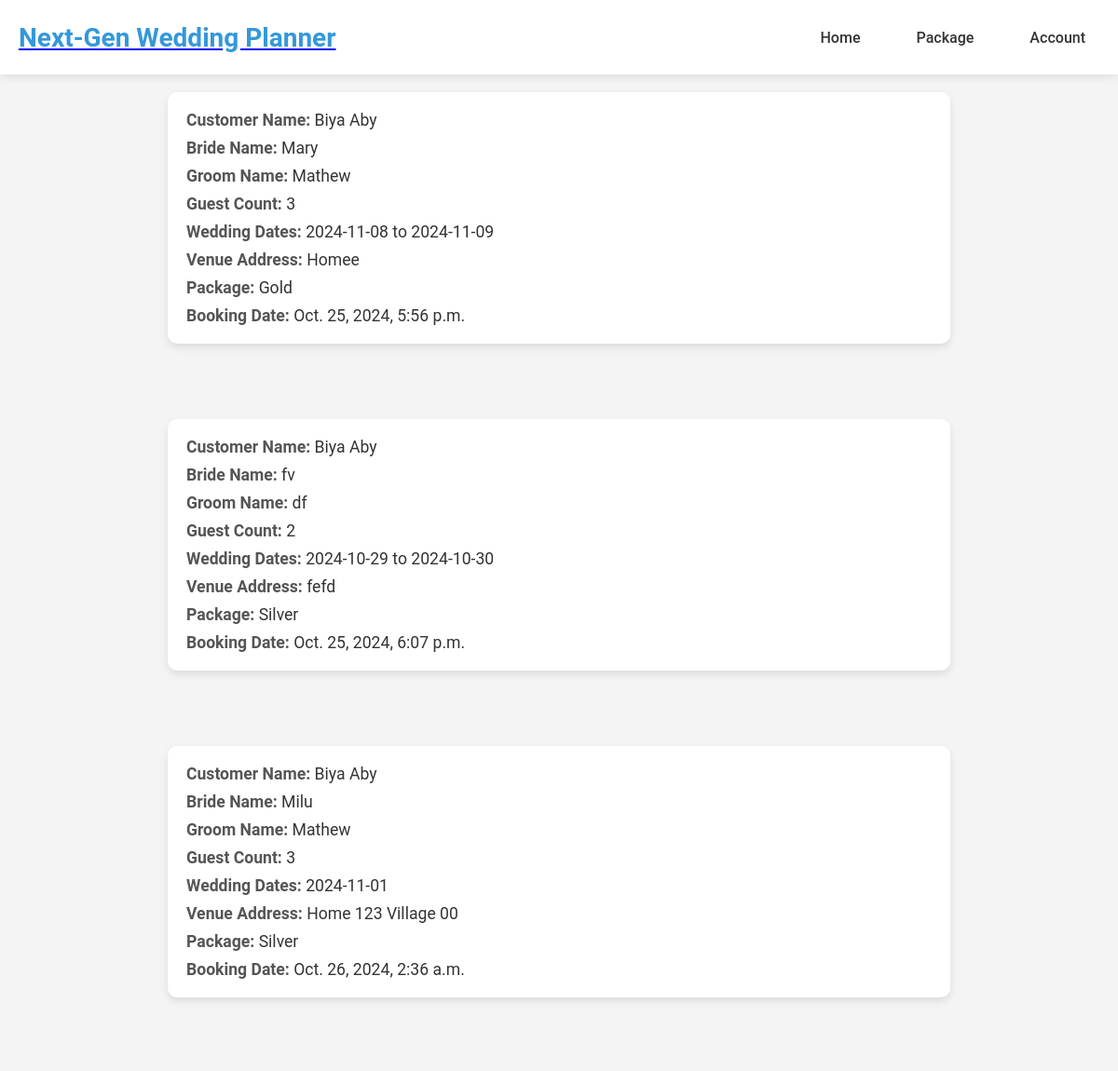
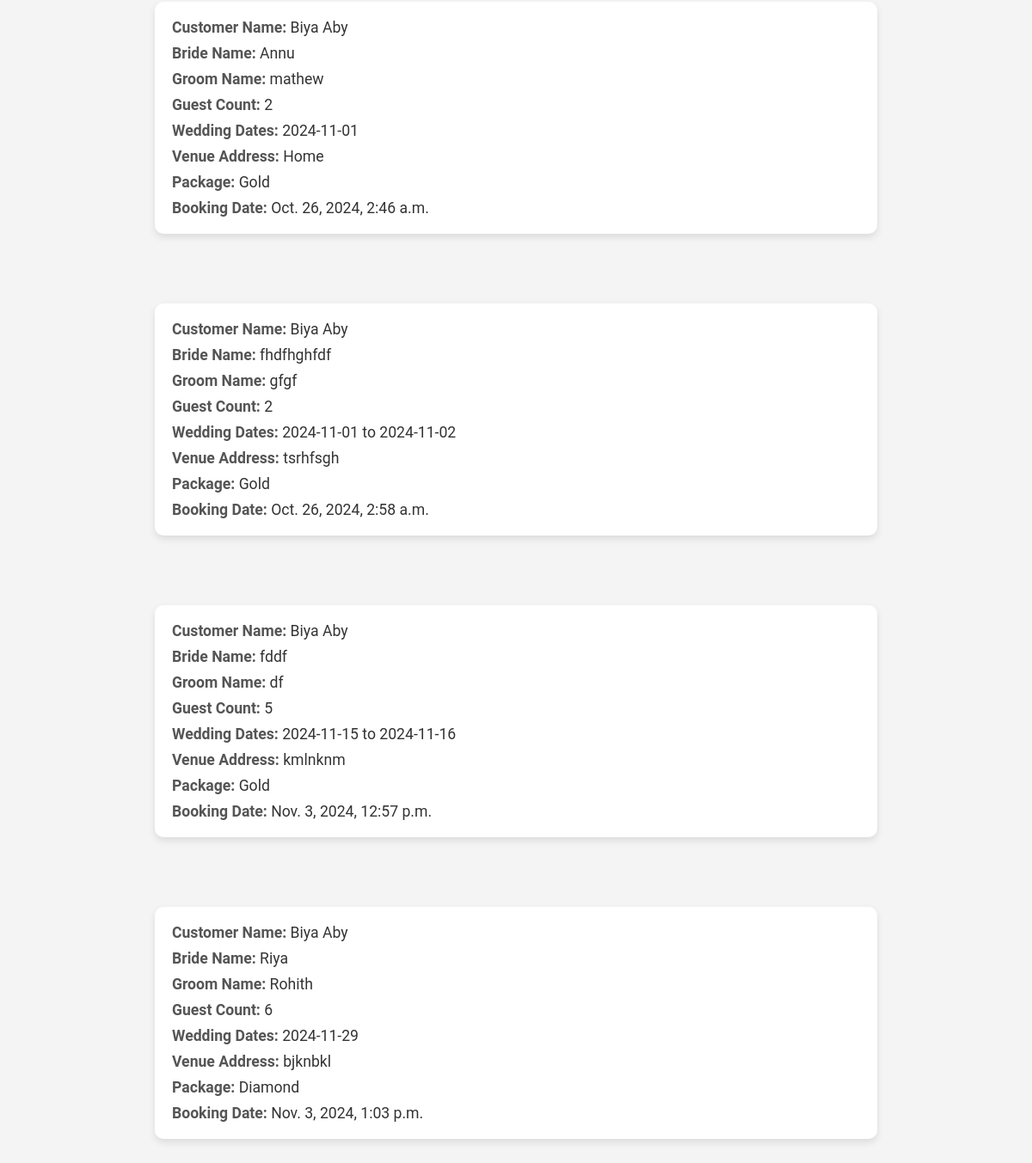
Page /customer-page/ (signed in) on the committed database (2 pictures, top to bottom).
### store/models.py (models this page shows, shortened)
class WeddingInfo(models.Model):
    user = models.ForeignKey(User, on_delete=models.CASCADE)
    customer_name = models.CharField(max_length=255)
    bride_name = models.CharField(max_length=255)
    groom_name = models.CharField(max_length=255)
    guest_count = models.PositiveIntegerField()
    wedding_dates = models.CharField(max_length=255)  # Store as a comma-separated string
    venue_address = models.TextField()
    package = models.ForeignKey(Package, on_delete=models.SET_NULL, null=True, blank=True)
    total_amount = models.DecimalField(max_digits=10, decimal_places=2, default=0.00)  # New field for total amount
    razorpay_payment_id = models.CharField(max_length=255, null=True, blank=True)
    created_at = models.DateTimeField(auto_now_add=True)

class Package(models.Model):
    package_id = models.AutoField(primary_key=True)
    name = models.CharField(max_length=100)
    price = models.DecimalField(max_digits=10, decimal_places=2)

### store/views.py (the view)
# urls.py: path('customer-page/', views.customer_page, name='customer_page'),
def customer_page(request):
    wedding_info_list = WeddingInfo.objects.filter(user=request.user)
    if not wedding_info_list.exists():
        wedding_info_list = None
    return render(request, 'customer_bookings.html', {'wedding_info_list': wedding_info_list})

### templates/customer_bookings.html (shortened to what this page needs)
<!DOCTYPE html>
<html lang="en">
<head>
</head>
<body>
    {% include 'headercustomer.html' %}
    <h1>Your Wedding Bookings</h1>
    {% if wedding_info_list %}
        {% for wedding_info in wedding_info_list %}
            <div class="wedding-details">
                <p><strong>Customer Name:</strong> {{ wedding_info.customer_name }}</p>
                <p><strong>Bride Name:</strong> {{ wedding_info.bride_name }}</p>
                <p><strong>Groom Name:</strong> {{ wedding_info.groom_name }}</p>
                <p><strong>Guest Count:</strong> {{ wedding_info.guest_count }}</p>
                <p><strong>Wedding Dates:</strong> {{ wedding_info.wedding_dates }}</p>
                <p><strong>Venue Address:</strong> {{ wedding_info.venue_address }}</p>
                <p><strong>Package:</strong> {{ wedding_info.package.name }}</p>
                <p><strong>Booking Date:</strong> {{ wedding_info.created_at }}</p>
            </div>
        {% endfor %}
    {% else %}
        <p>No wedding details found.</p>
    {% endif %}
</body>
</html>

### templates/customer_bookings.html (style rules this page uses)
body { font-family: 'Arial', sans-serif; background-color: #f7f7f7; color: #333; margin: 0; padding: 0; display: flex; justify-content: center; align-items: center; flex-direction: column; }
h1 { margin-top: 20px; font-size: 2rem; color: #4a4a4a; text-align: center; }
.wedding-details { background-color: white; border-radius: 10px; box-shadow: 0 4px 8px rgba(0, 0, 0, 0.1); width: 80%; max-width: 800px; margin: 20px 0; padding: 20px; display: flex; flex-direction: column; gap: 10px; transition: transform 0.3s ease-in-out; }
p { margin: 0; font-size: 1.1rem; }
strong { color: #555; }

### templates/headercustomer.html (style rules this page uses)
:root { --primary-color: #3498db; --secondary-color: #f4f4f4; --accent-color: #e74c3c; --text-color: #333; --header-height: 80px; }
body, html { margin: 0; padding: 0; font-family: 'Roboto', sans-serif; background-color: var(--secondary-color); color: var(--text-color); }

### rows in the picture
WeddingInfo: customer_name "Biya Aby", bride_name "Mary", groom_name "Mathew", guest_count "3", wedding_dates "2024-11-08 to 2024-11-09", venue_address "Homee", package.name "Gold", created_at "Oct. 25, 2024, 5:56 p.m."
WeddingInfo: customer_name "Biya Aby", bride_name "fv", groom_name "df", guest_count "2", wedding_dates "2024-10-29 to 2024-10-30", venue_address "fefd", package.name "Silver", created_at "Oct. 25, 2024, 6:07 p.m."
WeddingInfo: customer_name "Biya Aby", bride_name "Milu", groom_name "Mathew", guest_count "3", wedding_dates "2024-11-01", venue_address "Home 123 Village 00", package.name "Silver", created_at "Oct. 26, 2024, 2:36 a.m."
WeddingInfo: customer_name "Biya Aby", bride_name "Annu", groom_name "mathew", guest_count "2", wedding_dates "2024-11-01", venue_address "Home", package.name "Gold", created_at "Oct. 26, 2024, 2:46 a.m."
WeddingInfo: customer_name "Biya Aby", bride_name "fhdfhghfdf", groom_name "gfgf", guest_count "2", wedding_dates "2024-11-01 to 2024-11-02", venue_address "tsrhfsgh", package.name "Gold", created_at "Oct. 26, 2024, 2:58 a.m."
WeddingInfo: customer_name "Biya Aby", bride_name "fddf", groom_name "df", guest_count "5", wedding_dates "2024-11-15 to 2024-11-16", venue_address "kmlnknm", package.name "Gold", created_at "Nov. 3, 2024, 12:57 p.m."
WeddingInfo: customer_name "Biya Aby", bride_name "Riya", groom_name "Rohith", guest_count "6", wedding_dates "2024-11-29", venue_address "bjknbkl", package.name "Diamond", created_at "Nov. 3, 2024, 1:03 p.m."
